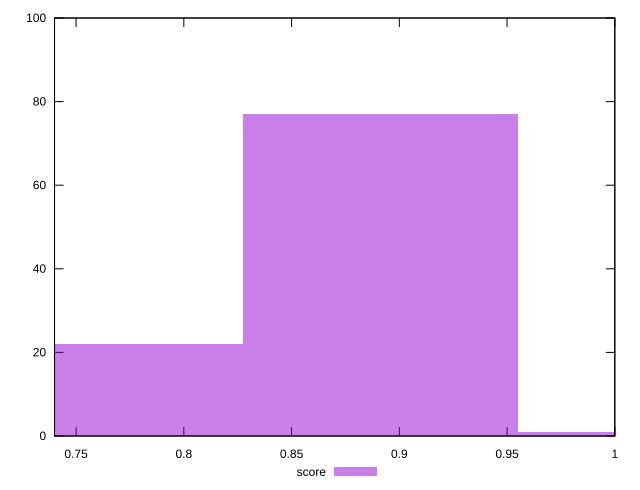

The gnuplot source for this figure:
reset

$score <<EOF
0.89121714282188 77
0.76390040813304 22
1.01853387751072 1
EOF

set key outside below
set boxwidth 0.12731673468884
set xrange [0.74:1]
set yrange [0:100]
set trange [0:100]
set style fill transparent solid 0.5 noborder
set terminal svg size 640, 490 enhanced background rgb 'white'
set output "report_00018_2021-02-10T15-25-16.877Z/offscreen-images/samples/pages+cached/score/histogram.svg"

plot $score title "score" with boxes

reset
